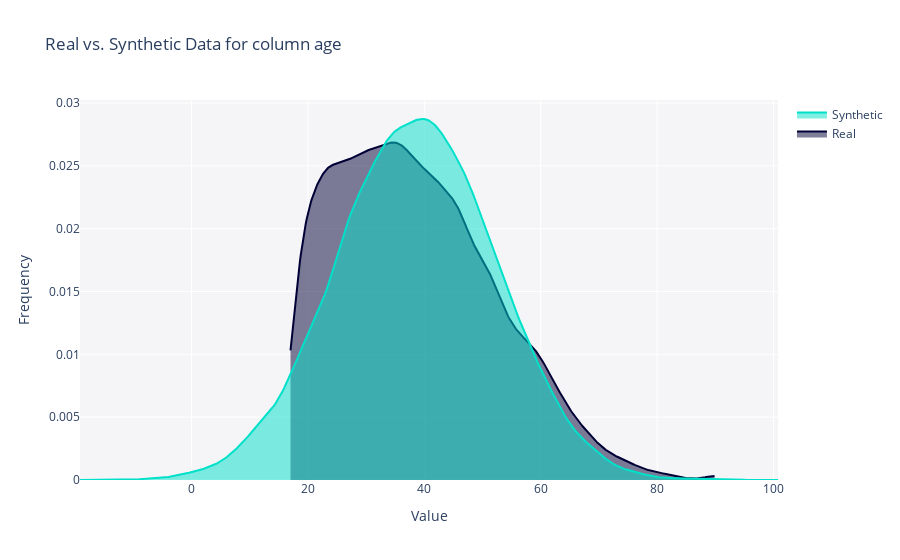

Notebook cell for this chart:
### Code cell
fig = get_column_plot(
    real_data=age_hours_df,
    synthetic_data=synthetic_df_full,
    column_name='age',
    metadata=metadata1
)
    
fig.show()

### Figure 1 — Plotly figure (JSON) as saved in the notebook; plotly's stock layout.template omitted (floating-point values rounded to 4 significant figures; data arrays with more than 128 entries replaced by an {"elided": "..."} marker saying what was removed)
{"data": [{"fill": "tozeroy", "hovertemplate": "<b>Real</b><br>Value: %{x}<br>Frequency: %{y}<extra></extra>", "legendgroup": "Real", "marker": {"color": "#000036"}, "mode": "lines", "name": "Real", "showlegend": true, "type": "scatter", "x": {"elided": "500 float values"}, "xaxis": "x", "y": {"elided": "500 float values"}, "yaxis": "y"}, {"fill": "tozeroy", "hovertemplate": "<b>Synthetic</b><br>Value: %{x}<br>Frequency: %{y}<extra></extra>", "legendgroup": "Synthetic", "marker": {"color": "#01E0C9"}, "mode": "lines", "name": "Synthetic", "showlegend": true, "type": "scatter", "x": {"elided": "500 float values"}, "xaxis": "x", "y": {"elided": "500 float values"}, "yaxis": "y"}], "layout": {"barmode": "overlay", "hovermode": "closest", "legend": {"traceorder": "reversed"}, "plot_bgcolor": "#F5F5F8", "title": {"text": "Real vs. Synthetic Data for column age"}, "xaxis": {"anchor": "y2", "domain": [0, 1], "title": {"text": "Value"}, "zeroline": false}, "yaxis": {"anchor": "free", "domain": [0, 1], "position": 0, "title": {"text": "Frequency"}}}}
